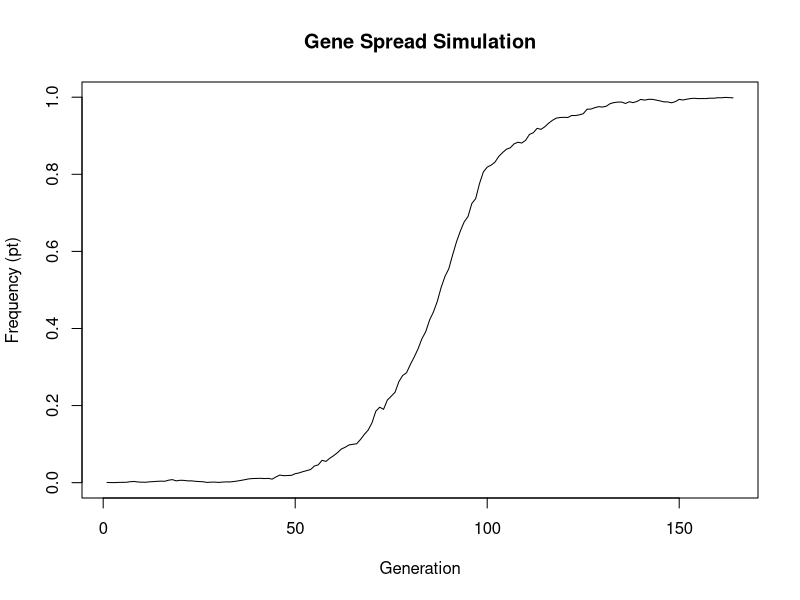

This chart was generated by the following R code:
rm(list = ls())
set.seed(123)
n <- 1000 # number of generations
N <- 1000 # population size
pt <- numeric(n) # frequency of gene A over time
w <- 1.1 # fitness of A
pt[1] <- 1 / (2 * N) # initial p value of gene A

# run simulation of p for n generations
for (i in 1:n) {
  # mean fitness of population A over time
  w_hat <- w * pt[i] + 1 - pt[i] 
  # standard deviation of fitness of population A over time
  sd_t <- (1 / w_hat) * sqrt(w / (2 * N) * pt[i] * (1 - pt[i])) 
  # calculate p value for next generation
  pt[i+1] <- (w / w_hat) * pt[i] + rnorm(1, 0, sd = sd_t) 

  # Break if pt is <= 0 or >= 1
  if (pt[i+1] <= 0 || pt[i+1] >= 1) { 
    pt[i+1] <- pt[i] # store p value for each generation
    pt <- pt[1:i] # remove NA values
    break
  }
}

# Plot pt over time
plot(pt, type = "l", xlab = "Generation", ylab = "Frequency (pt)", main = "Gene Spread Simulation")
